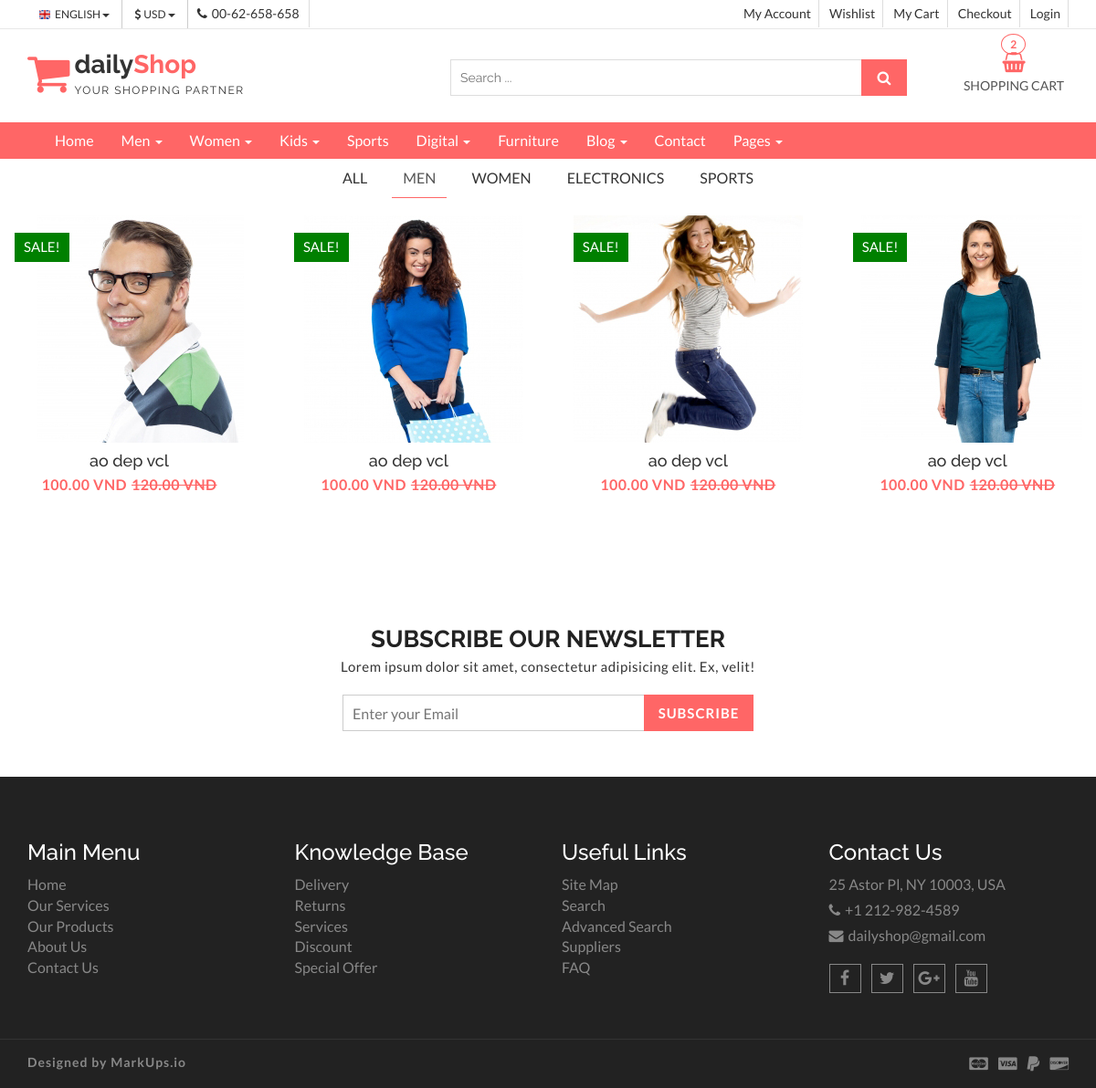
The app's page /men/ with its own data.
### shop/models.py (models this page shows, shortened)
class Category(models.Model):
	name = models.CharField(max_length=200, db_index=True)
	slug = models.SlugField(max_length=200, unique=True)
	class Meta:
		ordering = ('id',)
		verbose_name = 'category'
		verbose_name_plural = 'categories'
	def get_absolute_url(self):
		return reverse('shop:product_list_by_category', args=[self.slug])

class Product(models.Model):
	category = models.ForeignKey(Category,
		                        on_delete=models.CASCADE,
		                        related_name='products')
	name = models.CharField(max_length=200, db_index=True)
	slug = models.SlugField(max_length=200, db_index=True)
	image = models.ImageField(upload_to='products', blank=True)
	description = models.TextField(blank=True)
	price = models.DecimalField(max_digits=10, decimal_places=2)
	available = models.BooleanField(default=True)
	created = models.DateTimeField(auto_now_add=True)
	updated = models.DateTimeField(auto_now=True)
	class Meta:
		ordering = ('name',)
		index_together = (('id', 'slug'),)
	def get_absolute_url(self):
		return reverse('shop:product_detail', args=[self.id, self.slug])

### shop/views.py (the view)
# urls.py: path('', views.product_list, name='product_list'),
def product_list(request, slug=None):
	category = None
	categories = Category.objects.all()
	products = Product.objects.filter(available=True)
	if slug:
		category = get_object_or_404(Category, slug=slug)
		products = Product.objects.filter(category=category)
	context = {
	    'category': category,
	    'products': products,
	    'categories': categories
	}
	return render(request, 'shop/product/list.html', context)

### templates/shop/product/list.html (shortened to what this page needs)
{% extends "base.html" %}
{% load static %}
{% block content %}
  <section id="menu">
    <div class="container">
      <div class="menu-area">
        <div class="navbar navbar-default" role="navigation">
          <div class="navbar-collapse collapse">
            <ul class="nav navbar-nav">
              <li><a href="index.html">Home</a></li>
              <li><a href="#">Men <span class="caret"></span></a>
              </li>
              <li><a href="#">Women <span class="caret"></span></a>
              </li>
              <li><a href="#">Kids <span class="caret"></span></a>
              </li>
              <li><a href="#">Sports</a></li>
             <li><a href="#">Digital <span class="caret"></span></a>
              </li>
              <li><a href="#">Furniture</a></li>
              <li><a href="blog-archive.html">Blog <span class="caret"></span></a>
              </li>
              <li><a href="contact.html">Contact</a></li>
              <li><a href="#">Pages <span class="caret"></span></a>
              </li>
            </ul>
          </div>
        </div>
      </div>
    </div>
  </section>
  <section id="aa-product">
    <div class="container">
      <div class="row">
        <div class="col-md-12">
          <div class="row">
            <div class="aa-product-area">
              <div class="aa-product-inner">
                 <ul class="nav nav-tabs aa-products-tab">
                     <li {% if not category %} class="active" {% endif %}><a href="{% url 'shop:product_list' %}">All</a></li>
                    {% for c in categories.all %}
                    <li {% if category.slug == c.slug %}class="active" {% endif %}><a href="{{ c.get_absolute_url }}" >{{ c.name }}</a></li>
                    {% endfor %}
                  </ul>
                  <div class="tab-content">
                    <div class="tab-pane fade in active" id="men">
                      <ul class="aa-product-catg">
                        {% for p in products %}
                        <li>
                          <figure>
                            <a class="aa-product-img" href="{{ p.get_absolute_url }}"><img src={{ p.image.url }} alt="polo shirt img"></a>
                              <figcaption>
                              <h4 class="aa-product-title">{{ p.name }}</h4>
                              <span class="aa-product-price">{{ p.price }} VND</span><span class="aa-product-price"><del>120.00 VND</del></span>
                            </figcaption>
                          </figure>
                          <span class="aa-badge aa-sale" href="#">SALE!</span>
                        </li>
                        {% endfor %}
                      </ul>
                    </div>
                  </div>
              </div>
            </div>
          </div>
        </div>
      </div>
    </div>
  </section>
  <section id="aa-subscribe">
    <div class="container">
      <div class="row">
        <div class="col-md-12">
          <div class="aa-subscribe-area">
            <h3>Subscribe our newsletter </h3>
            <p>Lorem ipsum dolor sit amet, consectetur adipisicing elit. Ex, velit!</p>
            <form action="" class="aa-subscribe-form">
              <input type="email" name="" id="" placeholder="Enter your Email">
              <input type="submit" value="Subscribe">
            </form>
          </div>
        </div>
      </div>
    </div>
  </section>
{% endblock %}

### static/css/theme-color/default-theme.css (style rules this page uses)
#menu { background-color: #ff6666; }
.aa-products-tab li.active a { border-bottom: 1px solid #ff6666 !important; }
.aa-product-catg li .aa-product-price { color: #ff6666; }
#aa-subscribe .aa-subscribe-area .aa-subscribe-form input[type="submit"] { background: #ff6666 none repeat scroll 0 0; border: 1px solid #ff6666; }

### records on screen
Category: name "MEN"
Category: name "WOMEN"
Category: name "ELECTRONICS"
Category: name "SPORTS"
Product: image (picture), name "ao dep vcl", price "100.00"
Product: image (picture), name "ao dep vcl", price "100.00"
Product: image (picture), name "ao dep vcl", price "100.00"
Product: image (picture), name "ao dep vcl", price "100.00"
